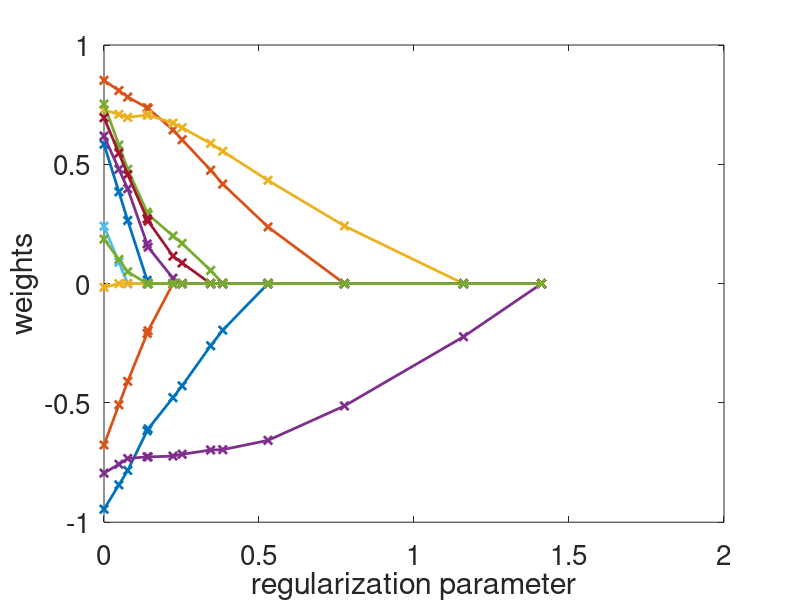

Here is the MATLAB script that generated this plot:
clear all
try
    ccc=openfig('path_lasso.fig');
catch
    disp('missing figure file')
end



%for seed=1:20
seed= 8;
randn('state',seed);
rand('state',seed);

n = 32;
d = 12;
k = 4;
std_noise = 1;
X = randn(n,d);
wast = zeros(d,1);
wast(1:k) = sign(randn(k,1));
y = X * wast + std_noise * sqrt(k) * randn(n,1);



% lasso
w = zeros(d,1);

lambdas = 1.5:-.0005:0;
L = max(eig(X'*X/n));

for ilambda = 1:length(lambdas)
    lambda = lambdas(ilambda);
    maxiter = 100;
    for iter=1:maxiter
        %vals(iter) = 1/n * sum( ( X*w-y).^2 ) + lambda * sum(abs(w));
        grad = 1/n * X' * ( X*w-y );
        
        w = w - 1/L * grad;
        w = sign(w) .* max( abs(w) - lambda / L, 0);
    end
    ws(:,ilambda) = w;
end
nactive = sum(abs(ws)>1e-4);
ind = [ find(abs(nactive(2:end)-nactive(1:end-1))>0) length(lambdas) ];


plot(lambdas(ind),ws(:,ind)','-x','linewidth',2)
set(gca,'fontsize',20);
xlabel('regularization parameter');
ylabel('weights');
%  seed
%  pause
% end

try
    print('-depsc', 'path_lasso.eps');
    close(ccc)
catch
    disp('missing figure file')
end


